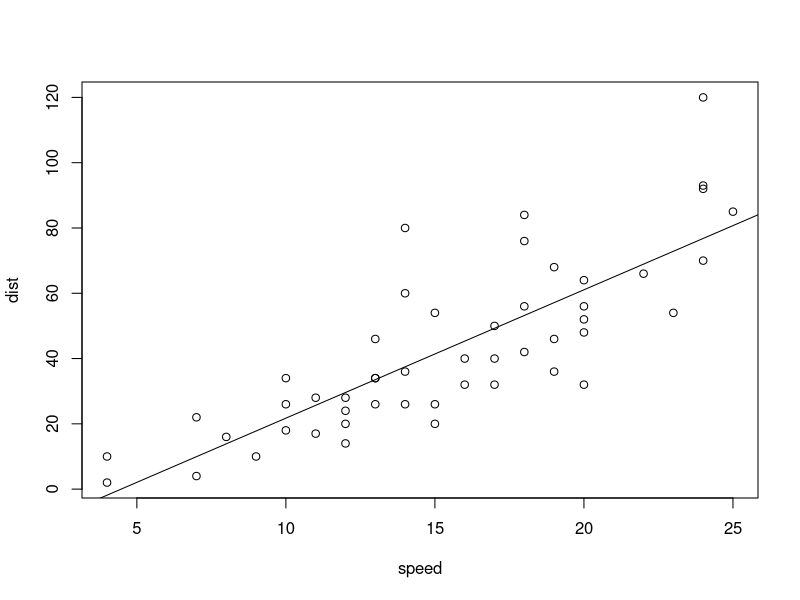
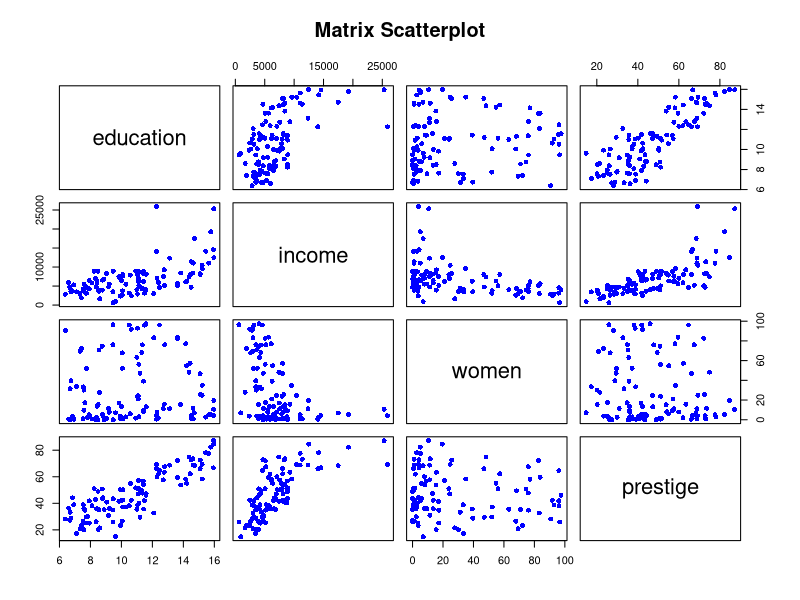

Reproduce these figures in R, in order.
#선형회귀분석
head(cars)
plot(dist~speed, data=cars) # 산점도를 통해 선형 관계 확인

model <- lm(dist~speed, data = cars) # 회귀모델 구하기
model

abline(model) # 회귀선을 산점도 위에 표시
coef(model)[1] # b 값 출력
coef(model)[2] # W 값 출력


b <- coef(model)[1]
W <- coef(model)[2]

speed <- 30 # 주행속도
dist <- W*speed + b
dist # 제동거리

speed <- 35 # 주행속도
dist <- W*speed + b
dist # 제동거리

speed <- 40 # 주행속도
dist <- W*speed + b
dist # 제동거리

#다중선형회귀분석
library(car)
head(Prestige)
newdata <- Prestige[,c(1:4)] # 회귀식 작성을 위한 데이터 준비
plot(newdata, pch=16, col="blue", # 산점도를 통해 변수 간 관계 확인
     main="Matrix Scatterplot")
mod1 <- lm(income ~ education + prestige + # 회귀식 도출
             women, data=newdata)
summary(mod1)

#의미없는 변수를 찾아서 제거해줌
library(MASS)
newdata2 <- Prestige[,c(1:5)]
mod2 <- lm(income ~ education + prestige + women + census, data = newdata2)
mod3 <- stepAIC(mod2)
summary(mod3) #최적의 변수만 선택한 것을 보여줌

#로지스틱 회귀분석
iris.new <- iris
iris.new$Species <- as.integer(iris.new$Species) # 범주형 자료를 정수로 변환
head(iris.new)
mod.iris <- glm(Species ~., data= iris.new) # 로지스틱 회귀모델 도출
summary(mod.iris) # 회귀모델의 상세 내용 확인

mod.iris <- glm(Species ~., data = iris.new) #마침표 : 모든 변수 대입

# 예측 대상 데이터 생성(데이터프레임)
unknown <- data.frame(rbind(c(5.1, 3.5, 1.4, 0.2)))
names(unknown) <- names(iris)[1:4]
unknown # 예측 대상 데이터
pred <- predict(mod.iris, unknown) # 품종 예측 함수 predict
pred # 예측 결과 출력
round(pred,0) # 예측 결과 출력(소수 첫째 자리에서 반올림)
# 실제 품종명 알아보기
pred <- round(pred,0)
pred
levels(iris$Species)
levels(iris$Species)[pred]
